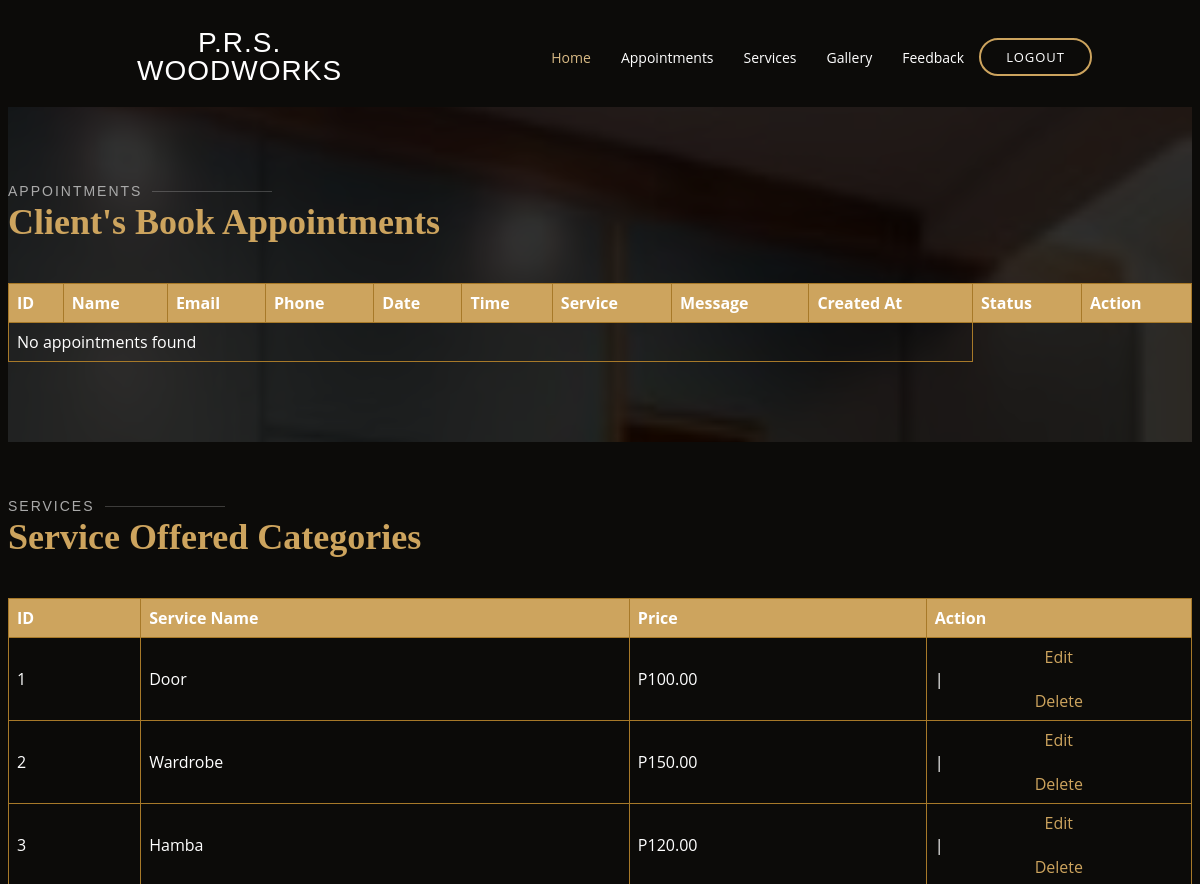
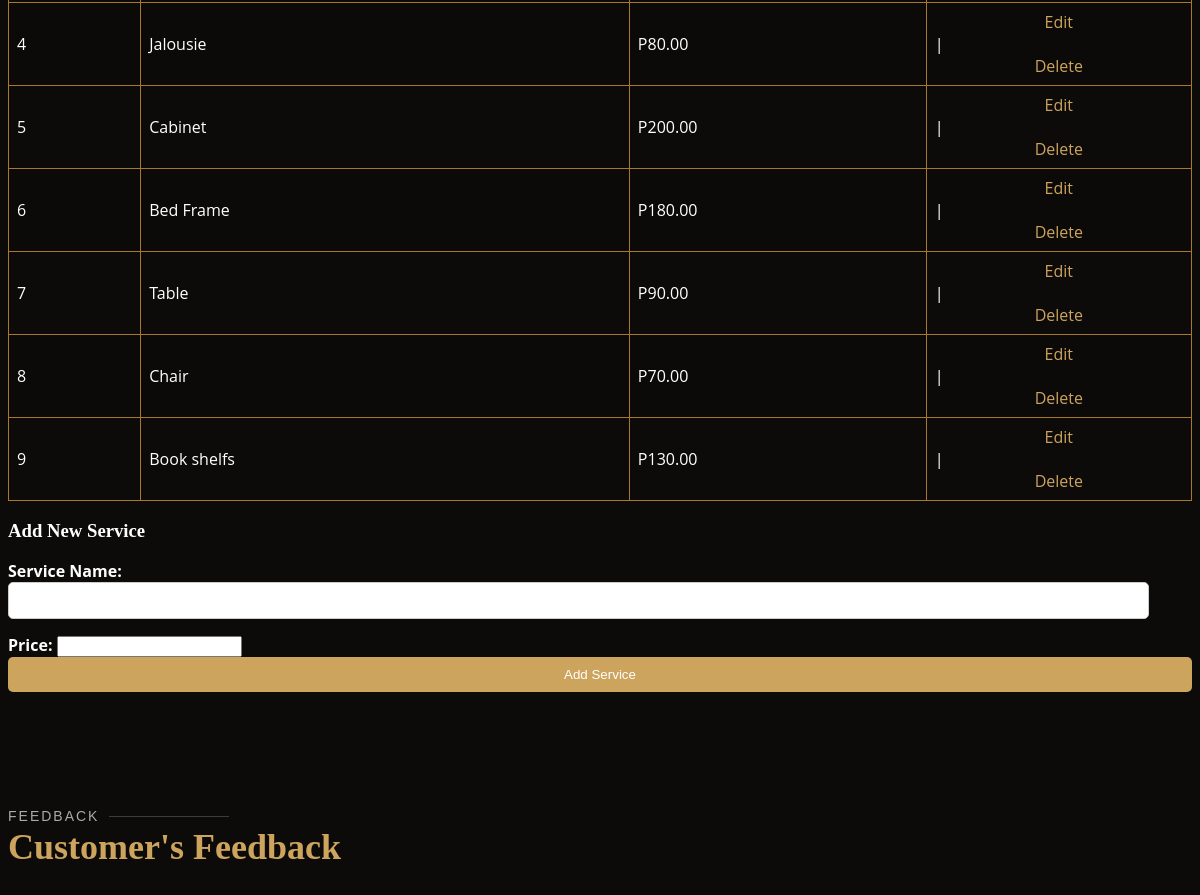
Page /admin_dashboard.php (signed in) on the committed database (2 pictures, top to bottom).
### tables this page shows
CREATE TABLE `service_offers` (
  `id` int(11) NOT NULL,
  `service_name` varchar(255) NOT NULL,
  `price` decimal(10,2) NOT NULL
);

### admin_dashboard.php (the view, shortened to what this page needs)
<!DOCTYPE html>
<html lang="en">
<head>
    <link href="assets/css/admin.css" rel="stylesheet">
    <link href="assets/css/style.css" rel="stylesheet">
</head>
<body>
    <div class="container-fluid container-xl d-flex align-items-center justify-content-lg-between">
        <h1 class="logo me-auto me-lg-0"><a href="admin_dashboard.php">P.R.S. Woodworks</a></h1>
        <nav id="navbar" class="navbar order-last order-lg-0">
            <ul>
                <li><a class="nav-link scrollto active" href="#dashboard">Home</a></li>
                <li><a class="nav-link scrollto" href="#appointments">Appointments</a></li>
                <li><a class="nav-link scrollto" href="#services">Services</a></li>
                <li><a class="nav-link scrollto" href="#gallery">Gallery</a></li>
                <li><a class="nav-link scrollto" href="#contact">Feedback</a></li>
            </ul>
        </nav>
        <div class="nav-buttons">
            <a href="logout.php" class="book-a-table-btn scrollto d-none d-lg-flex">Logout</a>
        </div>
    </div>
    <section id="appointments" class="appointments">
      <div class="container" data-aos="fade-up">
        <div class="row">
          <div class="col-lg-6 pt-4 pt-lg-0 order-2 order-lg-1 content">
            <div class="section-title">
                <h2>Appointments</h2>
                <p>Client's Book Appointments</p>
            </div>
            <div class="appointments-table">
                <table>
                    <thead>
                        <tr>
                            <th>ID</th>
                            <th>Name</th>
                            <th>Email</th>
                            <th>Phone</th>
                            <th>Date</th>
                            <th>Time</th>
                            <th>Service</th>
                            <th>Message</th>
                            <th>Created At</th>
                            <th>Status</th>
                            <th>Action</th>
                        </tr>
                    </thead>
                    <tbody>
                        <?php
                        $conn = mysqli_connect("localhost", "root", "", "woodworks_db");
                        $sql = "SELECT * FROM book_appointment";
                        $result = mysqli_query($conn, $sql);
                        if (mysqli_num_rows($result) > 0) {
                            while ($row = mysqli_fetch_assoc($result)) {
                                echo "<tr>";
                                echo "<td>" . $row['id'] . "</td>";
                                echo "<td>" . $row['name'] . "</td>";
                                echo "<td>" . $row['email'] . "</td>";
                                echo "<td>" . $row['phone'] . "</td>";
                                echo "<td>" . $row['date'] . "</td>";
                                echo "<td>" . $row['time'] . "</td>";
                                echo "<td>" . $row['service'] . "</td>";
                                echo "<td>" . $row['message'] . "</td>";
                                echo "<td>" . $row['created_at'] . "</td>";
                                echo "<td>" . $row['status'] . "</td>";
                                echo "<td><a href='edit_appointment.php?id=" . $row['id'] . "'>Edit</a> | <a href='delete_appointment.php?id=" . $row['id'] . "'>Delete</a></td>";
                                echo "</tr>";
                            }
                        } else {
                            echo "<tr><td colspan='9'>No appointments found</td></tr>";
                        }
                        ?>
                    </tbody>
                </table>
            </div>
          </div>
        </div>
      </div>
    </section>
    <section id="services" class="services">
    <div class="container" data-aos="fade-up">
        <div class="row">
        <div class="col-lg-12 pt-4 pt-lg-0 order-2 order-lg-1 content">
            <div class="section-title">
                <h2>Services</h2>
                <p>Service Offered Categories</p>
            </div>
            <div class="services-table">
                <table>
                    <thead>
                        <tr>
                            <th>ID</th>
                            <th>Service Name</th>
                            <th>Price</th>
                            <th>Action</th>
                        </tr>
                    </thead>
                    <tbody>
                        <?php
                        $conn = mysqli_connect("localhost", "root", "", "woodworks_db");
                        $sql = "SELECT * FROM service_offers";
                        $result = mysqli_query($conn, $sql);
                        if (mysqli_num_rows($result) > 0) {
                            while ($row = mysqli_fetch_assoc($result)) {
                                echo "<tr>";
                                echo "<td>" . $row['id'] . "</td>";
                                echo "<td>" . $row['service_name'] . "</td>";
                                echo "<td>P" . $row['price'] . "</td>";
                                echo "<td><a href='edit_service.php?id=" . $row['id'] . "'>Edit</a> | <a href='delete_service.php?id=" . $row['id'] . "'>Delete</a></td>";
                                echo "</tr>";
                            }
                        } else {
                            echo "<tr><td colspan='4'>No services found</td></tr>";
                        }
                        ?>
                    </tbody>
                </table>
            </div>
            <div class="add-service-form">
                <h3>Add New Service</h3>
                <form action="add_service.php" method="post">
                    <label for="service_name">Service Name:</label>
                    <input type="text" id="service_name" name="service_name" required>
                    <label for="price">Price:</label>
                    <input type="number" id="price" name="price" step="0.01" min="0" required>
                    <button type="submit">Add Service</button>
                </form>
            </div>
        </div>
        </div>
    </div>
    </section>
        <section id="feedback" class="feedback">
      <div class="container" data-aos="fade-up">
        <div class="row">
          <div class="col-lg-6 pt-4 pt-lg-0 order-2 order-lg-1 content">
            <div class="section-title">
                <h2>Feedback</h2>
                <p>Customer's Feedback</p>
            </div>
          </div>
        </div>
      </div>
    </section>
</body>
</html>

### assets/css/admin.css (style rules this page uses)
body { font-family: Arial, sans-serif; background-color: #f4f4f4; }
label { font-weight: bold; }
input[type="text"], input[type="password"] { width: 94.5%; padding: 10px; margin-bottom: 15px; border: 1px solid #ccc; border-radius: 5px; }
button[type="submit"] { width: 100%; padding: 10px; background-color: #cda45e; color: #fff; border: none; border-radius: 5px; cursor: pointer; }
a { display: block; text-align: center; color: #cda45e; text-decoration: none; }
.container-fluid { display: flex; align-items: center; }
.navbar { flex-grow: 1; margin-left: 150px; }
.nav-buttons { margin-left: auto; margin-right: 100px; }
.logo a { color: white; text-decoration: none; margin-left: 100px; font-size: 28px; padding: 0; line-height: 1; font-weight: 300; letter-spacing: 1px; text-transform: uppercase; font-family: "Poppins", sans-serif; }
.appointments-table { overflow-x: auto; }
.appointments-table table { width: 100%; border-collapse: collapse; }
.appointments-table th, .appointments-table td { padding: 8px; border: 1px solid #a77929; }
.appointments-table th { background-color: #cda45e; text-align: left; }
.services-table { overflow-x: auto; }
.services-table table { width: 100%; border-collapse: collapse; }
.services-table th, .services-table td { padding: 8px; border: 1px solid #a77929; }
.services-table th { background-color: #cda45e; text-align: left; }
.services-table tr:nth-child(even) { background-color: rgba(0, 0, 0, 0.1); }

### assets/css/style.css (style rules this page uses)
body { font-family: "Open Sans", sans-serif; background: #0c0b09; color: #fff; }
a { color: #cda45e; text-decoration: none; }
h1, h2, h3, h4, h5, h6 { font-family: "Playfair Display", serif; }
.book-a-table-btn { margin: 0 0 0 15px; border: 2px solid #cda45e; color: #fff; border-radius: 50px; padding: 8px 25px; text-transform: uppercase; font-size: 13px; font-weight: 500; letter-spacing: 1px; transition: 0.3s; }
.navbar { padding: 0; }
.navbar ul { margin: 0; padding: 0; display: flex; list-style: none; align-items: center; }
.navbar li { position: relative; }
.navbar a, .navbar a:focus { display: flex; align-items: center; justify-content: space-between; padding: 10px 0 10px 30px; color: #fff; white-space: nowrap; transition: 0.3s; font-size: 14px; }
.navbar a:hover, .navbar .active, .navbar .active:focus, .navbar li:hover>a { color: #d9ba85; }
section { padding: 60px 0; overflow: hidden; }
.section-title { padding-bottom: 40px; }
.section-title h2 { font-size: 14px; font-weight: 500; padding: 0; line-height: 1px; margin: 0 0 5px 0; letter-spacing: 2px; text-transform: uppercase; color: #aaaaaa; font-family: "Poppins", sans-serif; }
.section-title h2::after { content: ""; width: 120px; height: 1px; display: inline-block; background: rgba(255, 255, 255, 0.2); margin: 4px 10px; }
.section-title p { margin: 0; margin: 0; font-size: 36px; font-weight: 700; font-family: "Playfair Display", serif; color: #cda45e; }
.appointments { background: url("../img/about-bg.jpg") center center; background-size: cover; position: relative; padding: 80px 0; }
.appointments:before { content: ""; background: rgba(0, 0, 0, 0.8); position: absolute; bottom: 0; top: 0; left: 0; right: 0; }
.appointments .content { position: relative; }
.appointments .content p:last-child { margin-bottom: 0; }
@media (min-width: 1024px) { .appointments { background-attachment: fixed; } }

### rows in the picture
service_offers: id "1", service_name "Door", price "100.00"
service_offers: id "2", service_name "Wardrobe", price "150.00"
service_offers: id "3", service_name "Hamba", price "120.00"
service_offers: id "4", service_name "Jalousie", price "80.00"
service_offers: id "5", service_name "Cabinet", price "200.00"
service_offers: id "6", service_name "Bed Frame", price "180.00"
service_offers: id "7", service_name "Table", price "90.00"
service_offers: id "8", service_name "Chair", price "70.00"
service_offers: id "9", service_name "Book shelfs", price "130.00"
